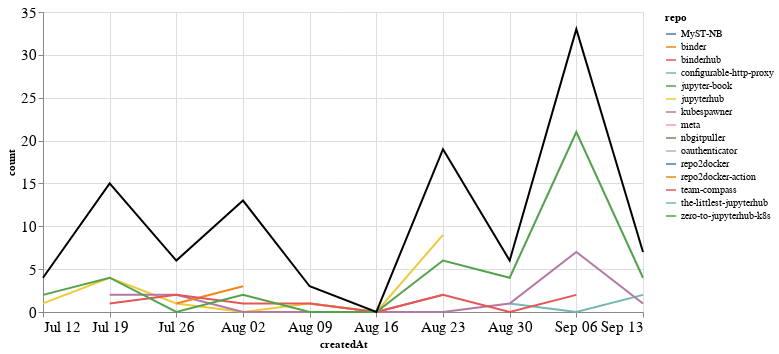

The notebook cell this image was saved under:
### Markdown cell above
## Comments

### Code cell
comments_time = comments.groupby('repo').resample('W', on='createdAt').count()['author'].reset_index()
comments_time = comments_time.rename(columns={'author': 'count'})
comments_time_total = comments_time.groupby('createdAt').agg({"count": "sum"}).reset_index()
ch1 = alt.Chart(comments_time, width=600).mark_line().encode(
    x='createdAt',
    y='count',
    color='repo',
    tooltip="repo"
)

ch2 = alt.Chart(comments_time_total, width=600).mark_line(color="black").encode(
    x='createdAt',
    y='count',
)

ch1 + ch2

### Figure 1 — Vega-Lite specification as saved in the notebook (floating-point values rounded to 4 significant figures)
{"config": {"axisLeft": {"labelFontSize": 15}, "axisBottom": {"labelFontSize": 15}}, "layer": [{"data": {"name": "data-a66c0599fee3b378b2b5ff8dbe4d76eb"}, "mark": "line", "encoding": {"color": {"type": "nominal", "field": "repo"}, "tooltip": {"type": "nominal", "field": "repo"}, "x": {"type": "temporal", "field": "createdAt"}, "y": {"type": "quantitative", "field": "count"}}, "width": 600}, {"data": {"name": "data-05d0ba13b8e90a2381986b98cfddd81a"}, "mark": {"type": "line", "color": "black"}, "encoding": {"x": {"type": "temporal", "field": "createdAt"}, "y": {"type": "quantitative", "field": "count"}}, "width": 600}], "$schema": "https://vega.github.io/schema/vega-lite/v4.8.1.json", "datasets": {"data-a66c0599fee3b378b2b5ff8dbe4d76eb": [{"repo": "MyST-NB", "createdAt": "2020-08-02T00:00:00", "count": 2}, {"repo": "binder", "createdAt": "2020-07-19T00:00:00", "count": 2}, {"repo": "binderhub", "createdAt": "2020-08-09T00:00:00", "count": 1}, {"repo": "binderhub", "createdAt": "2020-08-16T00:00:00", "count": 0}, {"repo": "binderhub", "createdAt": "2020-08-23T00:00:00", "count": 2}, {"repo": "configurable-http-proxy", "createdAt": "2020-08-30T00:00:00", "count": 1}, {"repo": "configurable-http-proxy", "createdAt": "2020-09-06T00:00:00", "count": 0}, {"repo": "configurable-http-proxy", "createdAt": "2020-09-13T00:00:00", "count": 2}, {"repo": "jupyter-book", "createdAt": "2020-07-12T00:00:00", "count": 1}, {"repo": "jupyterhub", "createdAt": "2020-07-12T00:00:00", "count": 1}, {"repo": "jupyterhub", "createdAt": "2020-07-19T00:00:00", "count": 4}, {"repo": "jupyterhub", "createdAt": "2020-07-26T00:00:00", "count": 1}, {"repo": "jupyterhub", "createdAt": "2020-08-02T00:00:00", "count": 0}, {"repo": "jupyterhub", "createdAt": "2020-08-09T00:00:00", "count": 1}, {"repo": "jupyterhub", "createdAt": "2020-08-16T00:00:00", "count": 0}, {"repo": "jupyterhub", "createdAt": "2020-08-23T00:00:00", "count": 9}, {"repo": "kubespawner", "createdAt": "2020-07-19T00:00:00", "count": 2}, {"repo": "kubespawner", "createdAt": "2020-07-26T00:00:00", "count": 2}, {"repo": "kubespawner", "createdAt": "2020-08-02T00:00:00", "count": 0}, {"repo": "kubespawner", "createdAt": "2020-08-09T00:00:00", "count": 0}, {"repo": "kubespawner", "createdAt": "2020-08-16T00:00:00", "count": 0}, {"repo": "kubespawner", "createdAt": "2020-08-23T00:00:00", "count": 0}, {"repo": "kubespawner", "createdAt": "2020-08-30T00:00:00", "count": 1}, {"repo": "kubespawner", "createdAt": "2020-09-06T00:00:00", "count": 7}, {"repo": "kubespawner", "createdAt": "2020-09-13T00:00:00", "count": 1}, {"repo": "meta", "createdAt": "2020-07-19T00:00:00", "count": 2}, {"repo": "nbgitpuller", "createdAt": "2020-08-02T00:00:00", "count": 5}, {"repo": "oauthenticator", "createdAt": "2020-09-06T00:00:00", "count": 1}, {"repo": "repo2docker", "createdAt": "2020-09-06T00:00:00", "count": 1}, {"repo": "repo2docker-action", "createdAt": "2020-07-26T00:00:00", "count": 1}, {"repo": "repo2docker-action", "createdAt": "2020-08-02T00:00:00", "count": 3}, {"repo": "team-compass", "createdAt": "2020-07-19T00:00:00", "count": 1}, {"repo": "team-compass", "createdAt": "2020-07-26T00:00:00", "count": 2}, {"repo": "team-compass", "createdAt": "2020-08-02T00:00:00", "count": 1}, {"repo": "team-compass", "createdAt": "2020-08-09T00:00:00", "count": 1}, {"repo": "team-compass", "createdAt": "2020-08-16T00:00:00", "count": 0}, {"repo": "team-compass", "createdAt": "2020-08-23T00:00:00", "count": 2}, {"repo": "team-compass", "createdAt": "2020-08-30T00:00:00", "count": 0}, {"repo": "team-compass", "createdAt": "2020-09-06T00:00:00", "count": 2}, {"repo": "the-littlest-jupyterhub", "createdAt": "2020-09-06T00:00:00", "count": 1}, {"repo": "zero-to-jupyterhub-k8s", "createdAt": "2020-07-12T00:00:00", "count": 2}, {"repo": "zero-to-jupyterhub-k8s", "createdAt": "2020-07-19T00:00:00", "count": 4}, {"repo": "zero-to-jupyterhub-k8s", "createdAt": "2020-07-26T00:00:00", "count": 0}, {"repo": "zero-to-jupyterhub-k8s", "createdAt": "2020-08-02T00:00:00", "count": 2}, {"repo": "zero-to-jupyterhub-k8s", "createdAt": "2020-08-09T00:00:00", "count": 0}, {"repo": "zero-to-jupyterhub-k8s", "createdAt": "2020-08-16T00:00:00", "count": 0}, {"repo": "zero-to-jupyterhub-k8s", "createdAt": "2020-08-23T00:00:00", "count": 6}, {"repo": "zero-to-jupyterhub-k8s", "createdAt": "2020-08-30T00:00:00", "count": 4}, {"repo": "zero-to-jupyterhub-k8s", "createdAt": "2020-09-06T00:00:00", "count": 21}, {"repo": "zero-to-jupyterhub-k8s", "createdAt": "2020-09-13T00:00:00", "count": 4}], "data-05d0ba13b8e90a2381986b98cfddd81a": [{"createdAt": "2020-07-12T00:00:00", "count": 4}, {"createdAt": "2020-07-19T00:00:00", "count": 15}, {"createdAt": "2020-07-26T00:00:00", "count": 6}, {"createdAt": "2020-08-02T00:00:00", "count": 13}, {"createdAt": "2020-08-09T00:00:00", "count": 3}, {"createdAt": "2020-08-16T00:00:00", "count": 0}, {"createdAt": "2020-08-23T00:00:00", "count": 19}, {"createdAt": "2020-08-30T00:00:00", "count": 6}, {"createdAt": "2020-09-06T00:00:00", "count": 33}, {"createdAt": "2020-09-13T00:00:00", "count": 7}]}}
